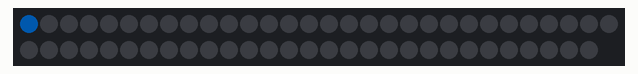
This sketch was run on a simulated Arduino Uno, built with avr-gcc and run on an emulated ATmega328P. On the bench: 59 RGB LEDs in strip order, left to right, continuing on the next row. Dim RGB values are drawn brighter than linear; random numbers use the default seed unless the sketch sets one.

Above: at 0.05 s.
At 6.05 s:
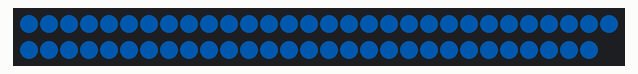
At 11.12 s:
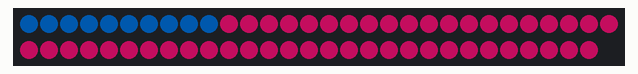
At 18.25 s:
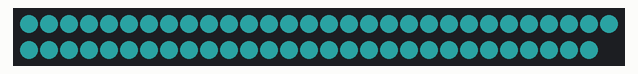
At 30.44 s:
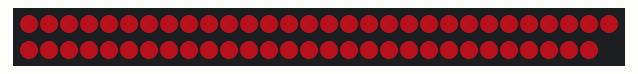
At 39.93 s:
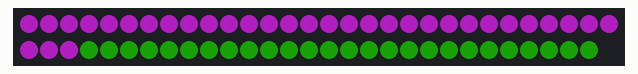

The sketch:

LedStrip.ino
```cpp
#include <Adafruit_NeoPixel.h>

int led_pin = 13;
int num_leds = 59;
Adafruit_NeoPixel strip = Adafruit_NeoPixel(num_leds, led_pin, NEO_GRB + NEO_KHZ800);
int time_delay = 100;
uint32_t my_color = strip.Color(0, 0, 255);
uint32_t off_color = strip.Color(0, 0, 0);
bool is_reverse = false;

void setup() {
  strip.begin();
  strip.clear();
  strip.setBrightness(100);
  randomSeed(analogRead(A0));
}

void loop() {
  on_leds(change_color(), is_reverse);
  is_reverse = !is_reverse;
  on_leds(change_color(), is_reverse);
  is_reverse = !is_reverse;
}

//БЛИМАННЯ ОДНОГО СВІТЛОДІОДУ ПЕВНУ К_ТЬ РАЗІВ
void blinked(int pin, int count_blinks, uint32_t color) {
  for (int j = 0; j < count_blinks; j++) {
    strip.setPixelColor(pin, color);
    strip.show();
    delay(time_delay);
    strip.setPixelColor(pin, color);
    strip.show();
    delay(time_delay);
  }
}

//БІГАЮЧИЙ СВІТЛОДІОД
void run_led(uint32_t color) {
  for (int i = 0; i < num_leds; i++) {
    strip.setPixelColor(i, color);
    strip.show();
    delay(time_delay);
    strip.setPixelColor(i, off_color);
  }
  delay(time_delay);
  for (int i = num_leds; i >= 0; i--) {
    strip.setPixelColor(i, color);
    strip.show();
    delay(time_delay);
    strip.setPixelColor(i, off_color);
  }
}

//ВКЛЮЧИТИ-ВИКЛЮЧИТИ ПО ЧЕРЗІ
void on_off(uint32_t color, bool reverse_on, bool reverse_off) {
  on_leds(color, reverse_on);
  delay(time_delay);
  off_leds(reverse_off);
}

void on_leds(uint32_t color, bool reverse) {
  if (reverse) {
    for (int i = num_leds; i >= 0; i--) {
      strip.setPixelColor(i, color);
      strip.show();
      delay(time_delay);
    }
  } else {
    for (int i = 0; i < num_leds; i++) {
      strip.setPixelColor(i, color);
      strip.show();
      delay(time_delay);
    }
  }
}

void off_leds(bool reverse) {
  if (reverse) {
    for (int i = num_leds; i >= 0; i--) {
      strip.setPixelColor(i, off_color);
      strip.show();
      delay(time_delay);
    }
  } else {
    for (int i = 0; i < num_leds; i++) {
      strip.setPixelColor(i, off_color);
      strip.show();
      delay(time_delay);
    }
  }
}


uint32_t change_color() {
  int r = random(0, 256);
  int g = random(0, 256);
  int b = random(0, 256);

  return strip.Color(r, g, b);
}
```
